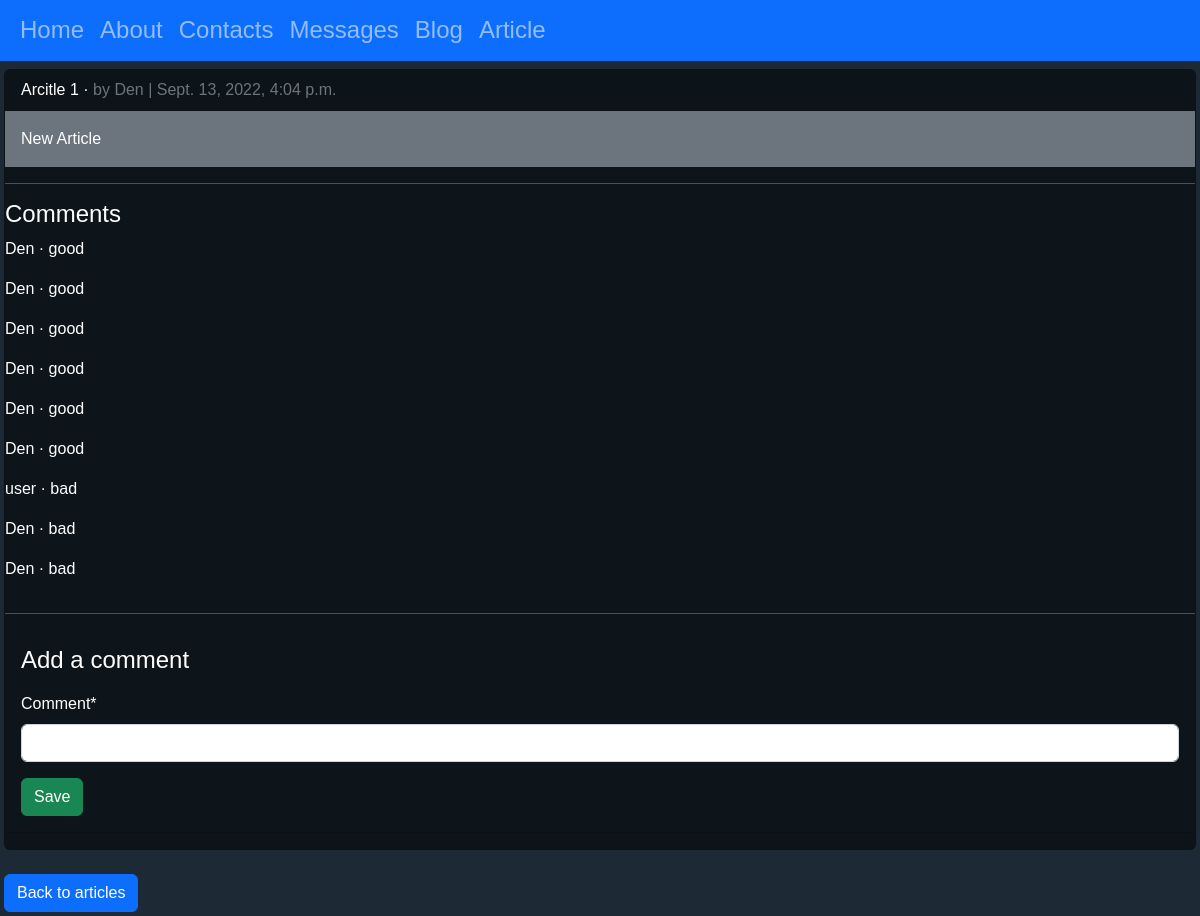
Before: /articles/article/1/ with the older database file.
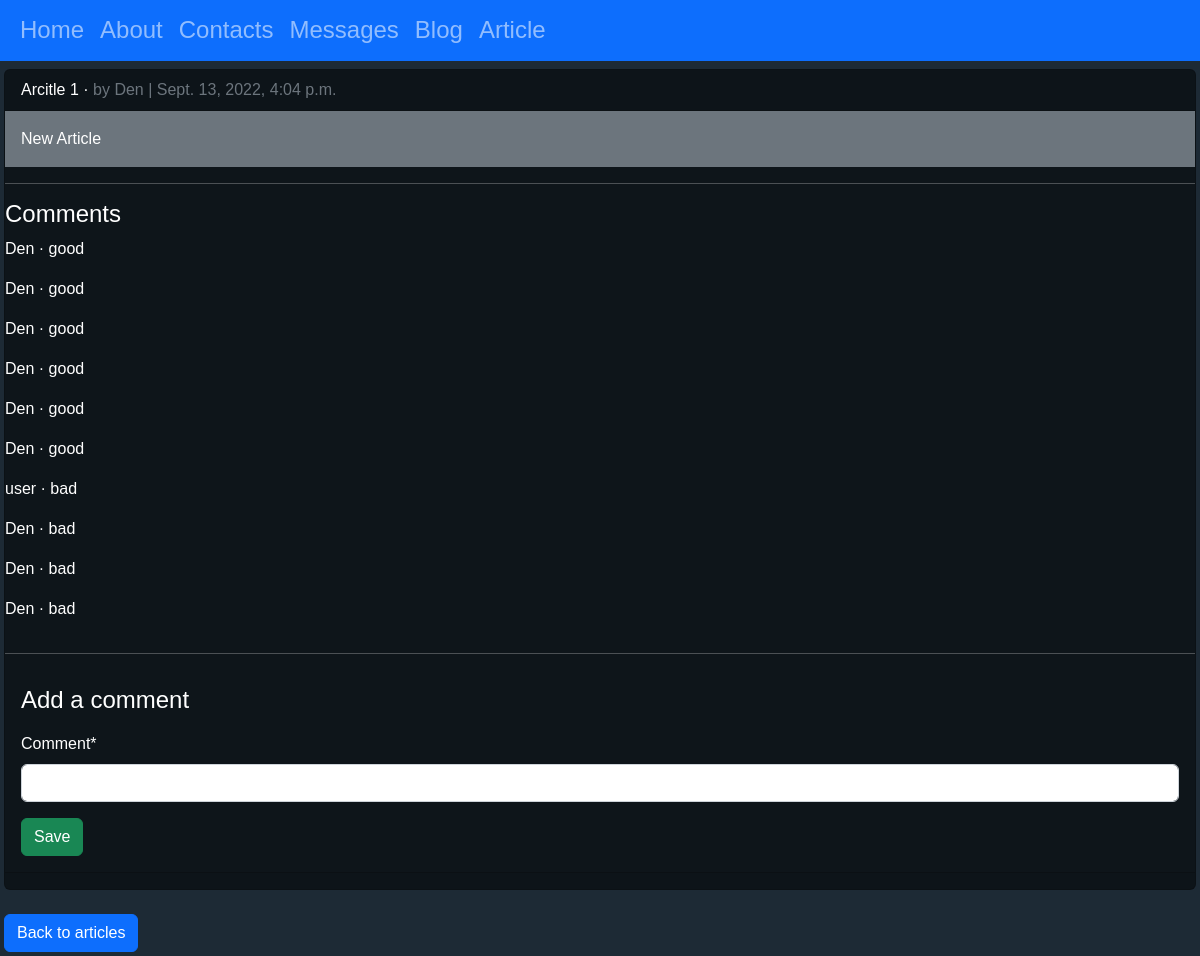
After: the same page with the newer database file.
### articles/models.py (models this page shows)
class Comment(models.Model):
    article = models.ForeignKey(Article, on_delete=models.CASCADE)
    comment = models.CharField(max_length=140)
    date = models.DateTimeField(auto_now_add=True)
    author = models.ForeignKey("auth.User", on_delete=models.CASCADE)
    def __str__(self):
        return self.comment

### articles/views.py (the view, shortened to what this page needs)
# urls.py: path("article/<int:pk>/", ArticleDetailView.as_view(), name = "article_detail"),
class ArticleDetailView(View):
    def get(self, request, *args, **kwargs):
        view = CommentGet.as_view()
        return view(request, *args, **kwargs)

### articles/forms.py
class CommentForm(forms.ModelForm):
    class Meta:
        model = Comment
        fields = ("comment",)

### articles/views.py (called while the page is built)
    def get_context_data(self, **kwargs):
        context = super().get_context_data(**kwargs)
        context["form"] = CommentForm()
        return context

### templates/article_detail.html (shortened to what this page needs)
{% extends "base.html" %}
{% load crispy_forms_tags %}
{% block content %}
<div class="card bg-black bg-opacity-50">
    <div class="card-header">
        <span class="font-weight-bold">{{ article.title }}</span> &middot;
        <span class="text-muted">by {{ article.author }} |
            {{ article.date }}</span>
    </div>
    <div class="card-body bg-secondary">
        {{ article.body }}
    </div>
    <hr>
    <h4 class="text-white">Comments</h4>
    {% for comment in article.comment_set.all %}
    <p class="text-white">{{ comment.author }} &middot; {{ comment }}</p>
    {% endfor %}
    <hr>
    <div class="p-3">
        <h4>Add a comment</h4>
        <form action="" method="post">
            {{ form|crispy }}
            <button class="btn btn-success ml-2" type="submit">Save</button>
        </form>
    </div>
    <div class="card-footer text-center text-muted">
    </div>
</div>
<br />
<a href="{% url 'article_list' %}" class="btn btn-primary">Back to articles</a>
{% endblock content %}

Changed rows visible on the page:
added Comment: author "Den", comment "bad"
